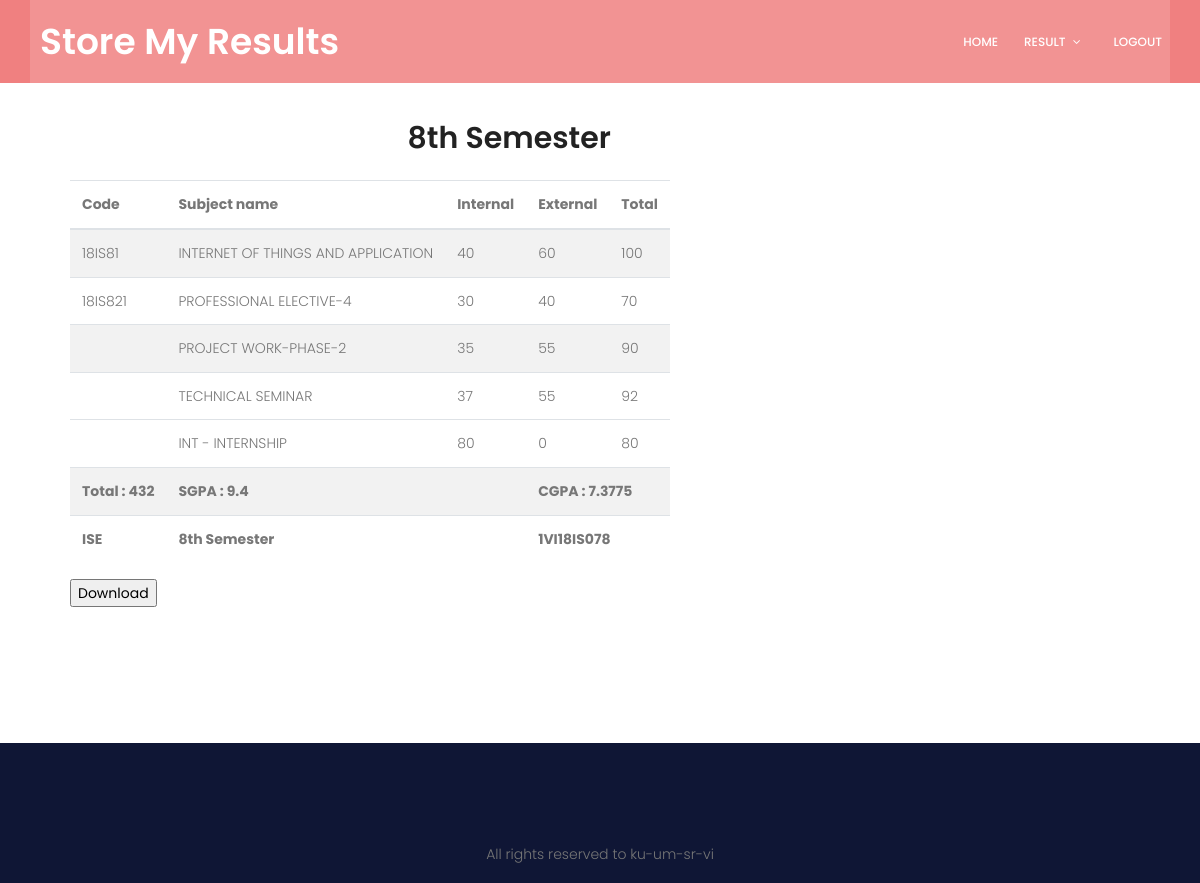
/result_is_eight.php (signed in), run on the app's committed database.
### tables this page shows
CREATE TABLE `result_ise_sem8` (
  `u_usn` varchar(64) NOT NULL,
  `sub81_in` int(3) NOT NULL,
  `sub81_ex` int(3) NOT NULL,
  `sub81_total` int(3) NOT NULL,
  `sub82_in` int(3) NOT NULL,
  `sub82_ex` int(3) NOT NULL,
  `sub82_total` int(3) NOT NULL,
  `sub83_in` int(3) NOT NULL,
  `sub83_ex` int(3) NOT NULL,
  `sub83_total` int(3) NOT NULL,
  `sub84_in` int(3) NOT NULL,
  `sub84_ex` int(3) NOT NULL,
  `sub84_total` int(3) NOT NULL,
  `sub85_in` int(3) NOT NULL,
  `sub85_ex` int(3) NOT NULL,
  `sub85_total` int(3) NOT NULL,
  `sem8_total` int(3) NOT NULL,
  `sem8_sgpa` float NOT NULL,
  `sem8_cgpa` float NOT NULL
);

### result_is_eight.php (the view, shortened to what this page needs)
<!DOCTYPE html>
<html lang="zxx">
	<head>
        <link rel="stylesheet" href="css/linearicons.css">
        <link rel="stylesheet" href="https://stackpath.bootstrapcdn.com/font-awesome/4.7.0/css/font-awesome.min.css">
        <link rel="stylesheet" href="css/bootstrap.css">
        <link rel="stylesheet" href="css/magnific-popup.css">
        <link rel="stylesheet" href="css/jquery-ui.css">
        <link rel="stylesheet" href="css/nice-select.css">
        <link rel="stylesheet" href="css/animate.min.css">
        <link rel="stylesheet" href="css/owl.carousel.css">
        <link rel="stylesheet" href="css/main.css">
		</head>
	<body>
    <?php include 'header_ise.php' ?>
        <div class="section-gap container">
        <div class="row " style="padding-left:40px;padding-right:40px;">
            <h2 class="text-center mb-4 col-md-10">8th Semester</h2>
            <div id='tab5' class="col-md-10">
            <table class="table table-condensed table-striped table-hover table-responsive">
                <thead>
                                <tr>
                                    <th> Code </th>
                                    <th> Subject name </th>
                                    <th> Internal </th>
                                    <th> External </th>
                                    <th> Total </th>
                                </tr>
                </thead>
            <?php
                    global 			$con2;
                    $tbl_nm 	=   'result_ise_sem8';
                    $query = "SELECT * FROM $tbl_nm WHERE u_usn = '$_SESSION[u_usn]';";
                    $q = mysqli_query($con2, $query);
            ?>
            <?php
                 $row = mysqli_fetch_assoc($q);
                 echo "<tr>";
                 echo "<td>". "18IS81". "</td>";
                 echo "<td>". "INTERNET OF THINGS AND APPLICATION". "</td>";
                 echo "<td>" . $row['sub81_in'] . "</td>";
                 echo "<td>" . $row['sub81_ex'] . "</td>";
                 echo "<td>" . $row['sub81_total'] . "</td>";
             echo "</tr>";
             echo "<tr>";
                 echo "<td>". "18IS821". "</td>";
                 echo "<td>". "PROFESSIONAL ELECTIVE-4". "</td>";
                 echo "<td>" . $row['sub82_in'] . "</td>";
                 echo "<td>" . $row['sub82_ex'] . "</td>";
                 echo "<td>" . $row['sub82_total'] . "</td>";
             echo "</tr>";
             echo "<tr>";
                 echo "<td>". " ". "</td>";
                 echo "<td>". "PROJECT WORK-PHASE-2". "</td>";
                 echo "<td>" . $row['sub83_in'] . "</td>";
                 echo "<td>" . $row['sub83_ex'] . "</td>";
                 echo "<td>" . $row['sub83_total'] . "</td>";
             echo "</tr>";
             echo "<tr>";
                 echo "<td>". " ". "</td>";
                 echo "<td>". "TECHNICAL SEMINAR". "</td>";
                echo "<td>" . $row['sub84_in'] . "</td>";
                 echo "<td>" . $row['sub84_ex'] . "</td>";
                 echo "<td>" . $row['sub84_total'] . "</td>";
             echo "</tr>";
             echo "<tr>";
             echo "<tr>";
                 echo "<td>". " ". "</td>";
                 echo "<td>". "INT - INTERNSHIP". "</td>";
                echo "<td>" . $row['sub85_in'] . "</td>";
                 echo "<td>" . $row['sub85_ex'] . "</td>";
                 echo "<td>" . $row['sub85_total'] . "</td>";
             echo "</tr>";
             echo "<tr>";
                echo "<th colspan='1'>". "Total : " . $row['sem8_total'] . "</th>";
                echo "<th colspan='2'>". "SGPA : " . $row['sem8_sgpa'] . "</th>";
                echo "<th colspan='2'>". "CGPA : " . $row['sem8_cgpa'] . "</th>";
            echo "</tr>";
            echo "<tr>";
                    echo "<th colspan='1'>" . "ISE " . "</th>";
                    echo "<th colspan='2'>" . "8th Semester " . "</th>";
                    echo "<th colspan='2'>" . $row['u_usn']. "</th>";
                echo "</tr>";
            ?>
            </table>
            <p><input type="button" value="Download" id="btPrint" onclick="createPDF()"/></p>
        </div>
        </div>
        </div>
    <?php include 'footer.php' ?>
	</body>
</html>

### css/main.css (style rules this page uses)
body { color: #777777; font-family: "Poppins", sans-serif; font-size: 14px; font-weight: 300; line-height: 1.625em; position: relative; }
h1, h2, h3, h4, h5, h6 { font-family: "Poppins", sans-serif; color: #222222; line-height: 1.2em !important; margin-bottom: 0; margin-top: 0; font-weight: 600; }
h2, .h2 { font-size: 30px; }
td, th { border-radius: 0px; }
.text-center { text-align: center; }
h2 { font-size: 30px; }
h1, h2, h3, h4, h5, h6 { line-height: 1.5em; }
.section-gap { padding: 120px 0; }

### data on the page
result_ise_sem8: sub81_in "40", sub81_ex "60", sub81_total "100", sub82_in "30", sub82_ex "40", sub82_total "70", sub83_in "35", sub83_ex "55", sub83_total "90", sub84_in "37", sub84_ex "55", sub84_total "92", sub85_in "80", sub85_ex "0", sub85_total "80", sem8_total "432", sem8_sgpa "9.4", sem8_cgpa "7.3775", u_usn "1VI18IS078"
